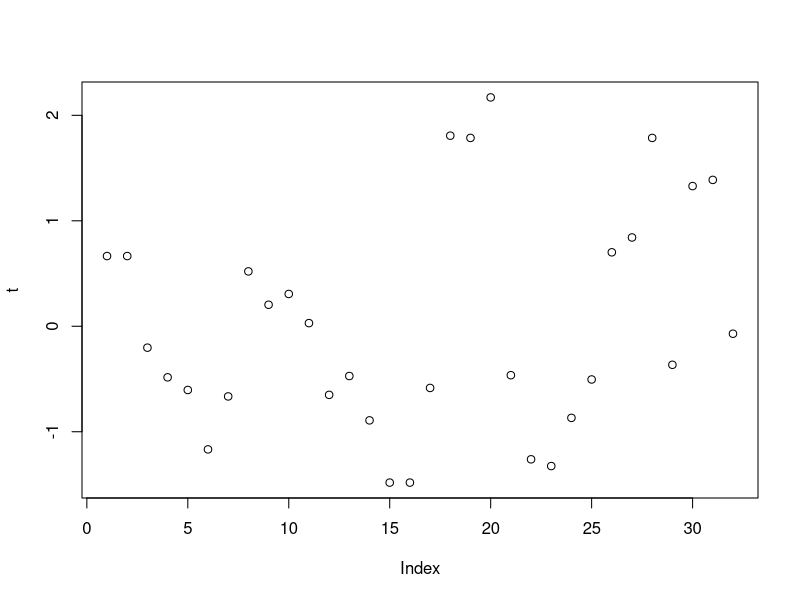
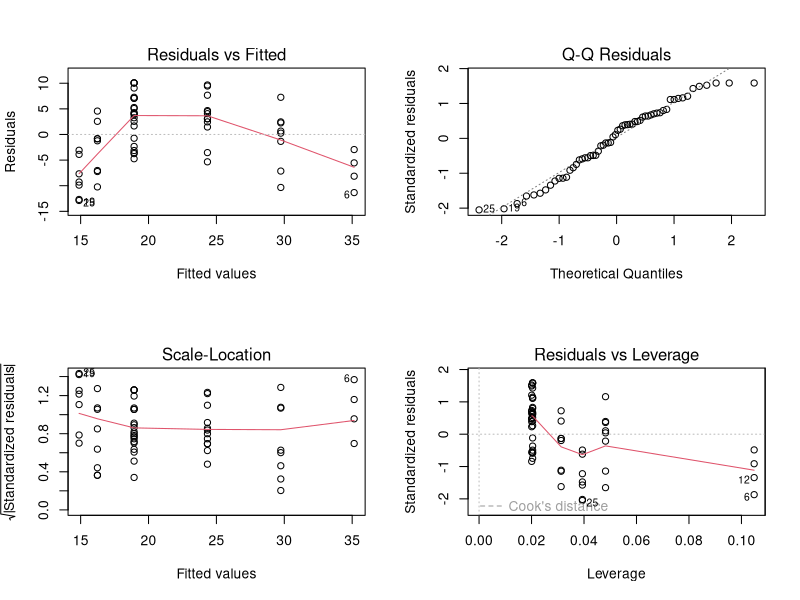
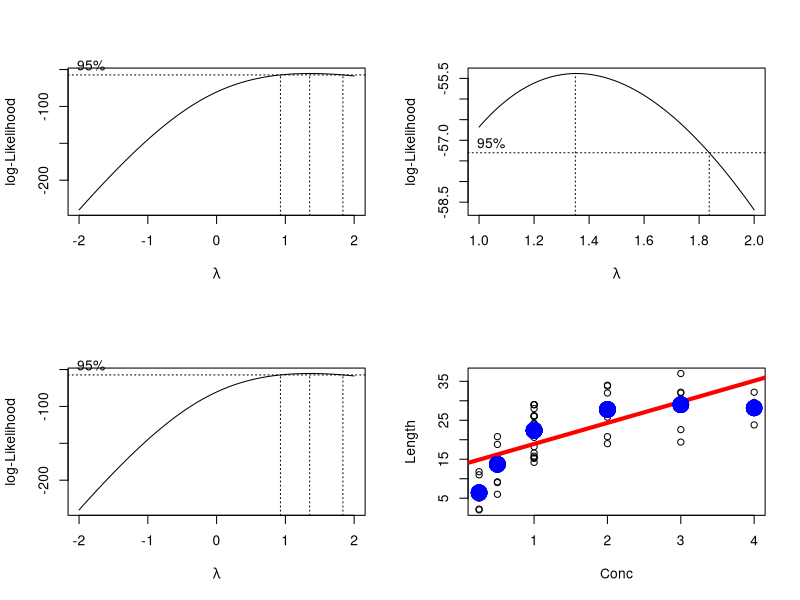

Write R code to recreate these figures, in order.
## ---- chunk 1
knitr::opts_chunk$set(echo = TRUE)
library(tidyverse)
library(car)
## ---- chunk 2
mtcars
## ---- chunk 3
reg <- lm(mpg~carb, data = mtcars) # the fuel consumption in miles per gallon ~ number of carburetors
summary(reg)

## ---- chunk 4
reduced <- lm(mpg ~ carb, data = mtcars) # simple linear regression predicting Y in terms of X 
full <- lm(mpg ~ as.factor(carb), data = mtcars) # using group means to predict Y for each value of X, thus treating X as a categorical variable

anova(reduced, full)
## ---- chunk 5
# Studentized residuals and testing for outliers
t <- rstudent(reg)
par(mfrow=c(1,1)) # Return to the 1x1 plot window 
plot(t)

t[abs(t) > 2]
attach(mtcars)
n = length(carb)
qt( 0.025/n, n-2 ) # -3.478736
t[ abs(t) > abs(qt( 0.025/n, n-2 ))]
## ---- chunk 6
outlierTest(reg)
## ---- chunk 7
library(MASS)
muscle
## ---- chunk 8
reg2 <- lm(Length~Conc, data = muscle)
summary(reg2)
## ---- chunk 9
anova(reg2)
qf(0.95, df1 = 1, df2 = 58)
## ---- chunk 10
confint(reg2, "Conc", level = 0.95)
## ---- chunk 11
summary(reg2)$coefficients[2,] # b_1
## ---- chunk 12
summary(reg2)$r.square
## ---- chunk 13
# muscle 
predict(reg2, data.frame(Conc = 2.5), interval = "confidence", level = 0.90)
## ---- chunk 14
predict(reg2, data.frame(Conc = 2.5), interval = "prediction", level = 0.90)
## ---- chunk 15
par(mfrow=c(2,2))
plot(reg2)
## ---- chunk 16
t <- rstudent(reg2)
shapiro.test(t)
## ---- chunk 17
ncvTest(reg2)
## ---- chunk 18
boxcox(reg2)
## ---- chunk 19
boxcox(reg2, lambda = seq(1, 2, 0.01))
## ---- chunk 20
# find the max lambda, and we get the value is 1.353535
bc <- boxcox(reg2)
spot <- bc$x[which.max(bc$y)]
spot 
## ---- chunk 21
attach(muscle)
z <- Length^(1.353535)
newReg2 <- lm(z~Conc)
shapiro.test(rstudent(newReg2))
## ---- chunk 22
reduced2 <- lm(Length ~ Conc, data = muscle)
full2 <- lm(Length ~ as.factor(Conc), data = muscle)

plot(Conc, Length)
abline(reduced2,col="red",lwd = 4)
points(Conc, predict(full2), col="blue", lwd = 10 )
## ---- chunk 23
anova(reduced2, full2)
